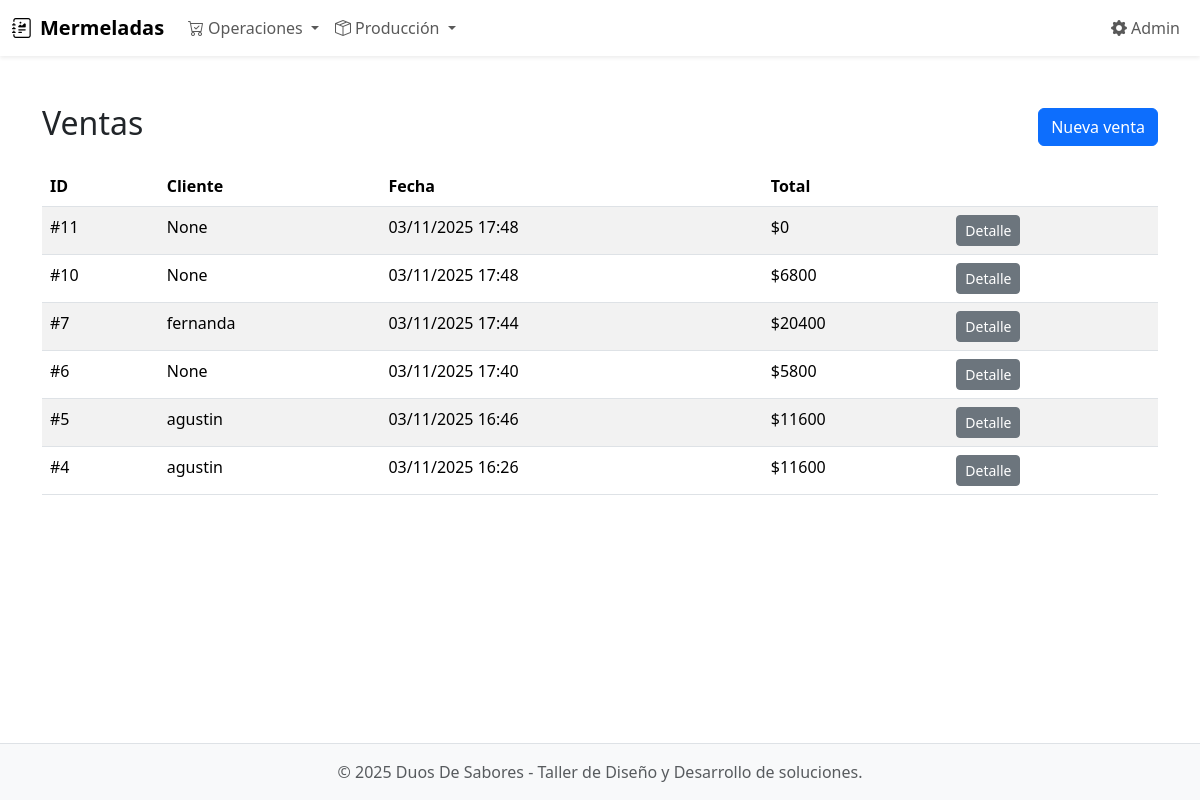
/ventas/, run on the app's committed database.
### ventas/models.py (models this page shows, shortened)
class Sale(models.Model):
    cliente = models.ForeignKey(Client, on_delete=models.PROTECT, null=True, blank=True)
    fecha = models.DateTimeField(auto_now_add=True)
    total = models.IntegerField(default=0)
    metodo_pago = models.CharField(max_length=20, choices=PAYMENT_CHOICES, default="EFECTIVO")
    monto_pagado = models.IntegerField(null=True, blank=True, validators=[MinValueValidator(0)])
    cambio = models.IntegerField(default=0)
    class Meta:
        verbose_name = "Venta"
        verbose_name_plural = "Ventas"
        ordering = ["-fecha"]

class Client(models.Model):
    nombre = models.CharField(max_length=150)
    email = models.EmailField(blank=True, null=True)
    telefono = models.CharField(max_length=30, blank=True, null=True)
    direccion = models.CharField(max_length=200, blank=True, null=True)
    class Meta:
        verbose_name = "Cliente"
        verbose_name_plural = "Clientes"
    def __str__(self):
        return self.nombre

### ventas/views.py (the view)
# urls.py: path('ventas/', views.SaleListView.as_view(), name='ventas_list'),
class SaleListView(ListView):
    model = Sale
    template_name = "ventas/list.html"
    context_object_name = "ventas"

### templates/ventas/list.html (shortened to what this page needs)
{% extends 'base.html' %}
{% block content %}
<div class="d-flex justify-content-between align-items-center mb-3">
  <h2>Ventas</h2>
  <a href="{% url 'venta_create' %}" class="btn btn-primary">Nueva venta</a>
</div>
<table class="table table-striped">
  <thead><tr><th>ID</th><th>Cliente</th><th>Fecha</th><th>Total</th><th></th></tr></thead>
  <tbody>
  {% for v in ventas %}
    <tr>
      <td>#{{ v.pk }}</td>
      <td>{{ v.cliente }}</td>
      <td>{{ v.fecha|date:"d/m/Y H:i" }}</td>
      <td>${{ v.total }}</td>
      <td><a href="{% url 'venta_detail' v.pk %}" class="btn btn-sm btn-secondary">Detalle</a></td>
    </tr>
  {% empty %}
    <tr><td colspan="5" class="text-center">Sin ventas</td></tr>
  {% endfor %}
  </tbody>
</table>
{% endblock %}

### templates/base.html (shortened to what this page needs)
<!doctype html>
<html lang="es" class="h-100">
  <head>
    <link href="https://cdn.jsdelivr.net/npm/bootstrap@5.3.3/dist/css/bootstrap.min.css" rel="stylesheet">
    <link rel="stylesheet" href="https://cdn.jsdelivr.net/npm/bootstrap-icons@1.11.3/font/bootstrap-icons.min.css">
  </head>
  <body class="d-flex flex-column h-100">
    <nav class="navbar navbar-expand-lg bg-white shadow-sm">
      <div class="container-fluid">
        <a class="navbar-brand fw-bold" href="{% url 'home' %}">
          <i class="bi bi-journal-richtext me-2"></i>Mermeladas
        </a>
        <div class="collapse navbar-collapse" id="navbarNav">
          <ul class="navbar-nav me-auto">
            <li class="nav-item dropdown">
              <a class="nav-link dropdown-toggle" href="#" role="button" data-bs-toggle="dropdown" aria-expanded="false">
                <i class="bi bi-cart-check me-1"></i>Operaciones
              </a>
            </li>
            <li class="nav-item dropdown">
              <a class="nav-link dropdown-toggle" href="#" role="button" data-bs-toggle="dropdown" aria-expanded="false">
                <i class="bi bi-box-seam me-1"></i>Producción
              </a>
            </li>
          </ul>
          <ul class="navbar-nav">
            <li class="nav-item">
              <a class="nav-link" href="/admin/" title="Administración">
                <i class="bi bi-gear-fill me-1"></i>Admin
              </a>
            </li>
          </ul>
        </div>
      </div>
    </nav>
    <main class="container my-4">
      {% block content %}{% endblock %}
    </main>
    <footer class="mt-auto py-3 bg-light border-top">
      <div class="container text-center text-muted">
        &copy; {% now "Y" %} Duos De Sabores - Taller de Diseño y Desarrollo de soluciones.
      </div>
    </footer>
  </body>
</html>

### data on the page
Sale: pk "11", cliente "None", fecha "03/11/2025 17:48", total "0"
Sale: pk "10", cliente "None", fecha "03/11/2025 17:48", total "6800"
Sale: pk "7", cliente "fernanda", fecha "03/11/2025 17:44", total "20400"
Sale: pk "6", cliente "None", fecha "03/11/2025 17:40", total "5800"
Sale: pk "5", cliente "agustin", fecha "03/11/2025 16:46", total "11600"
Sale: pk "4", cliente "agustin", fecha "03/11/2025 16:26", total "11600"
